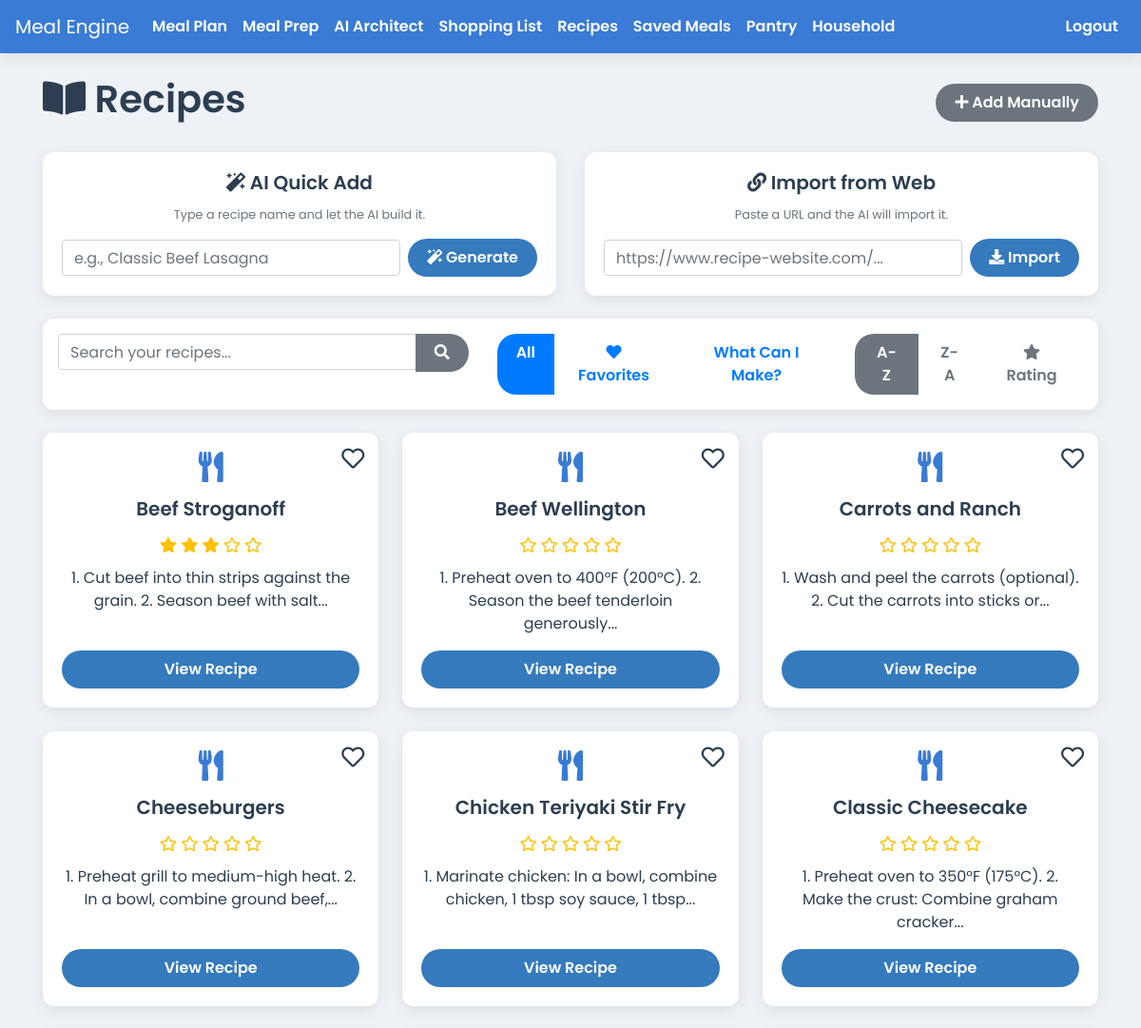
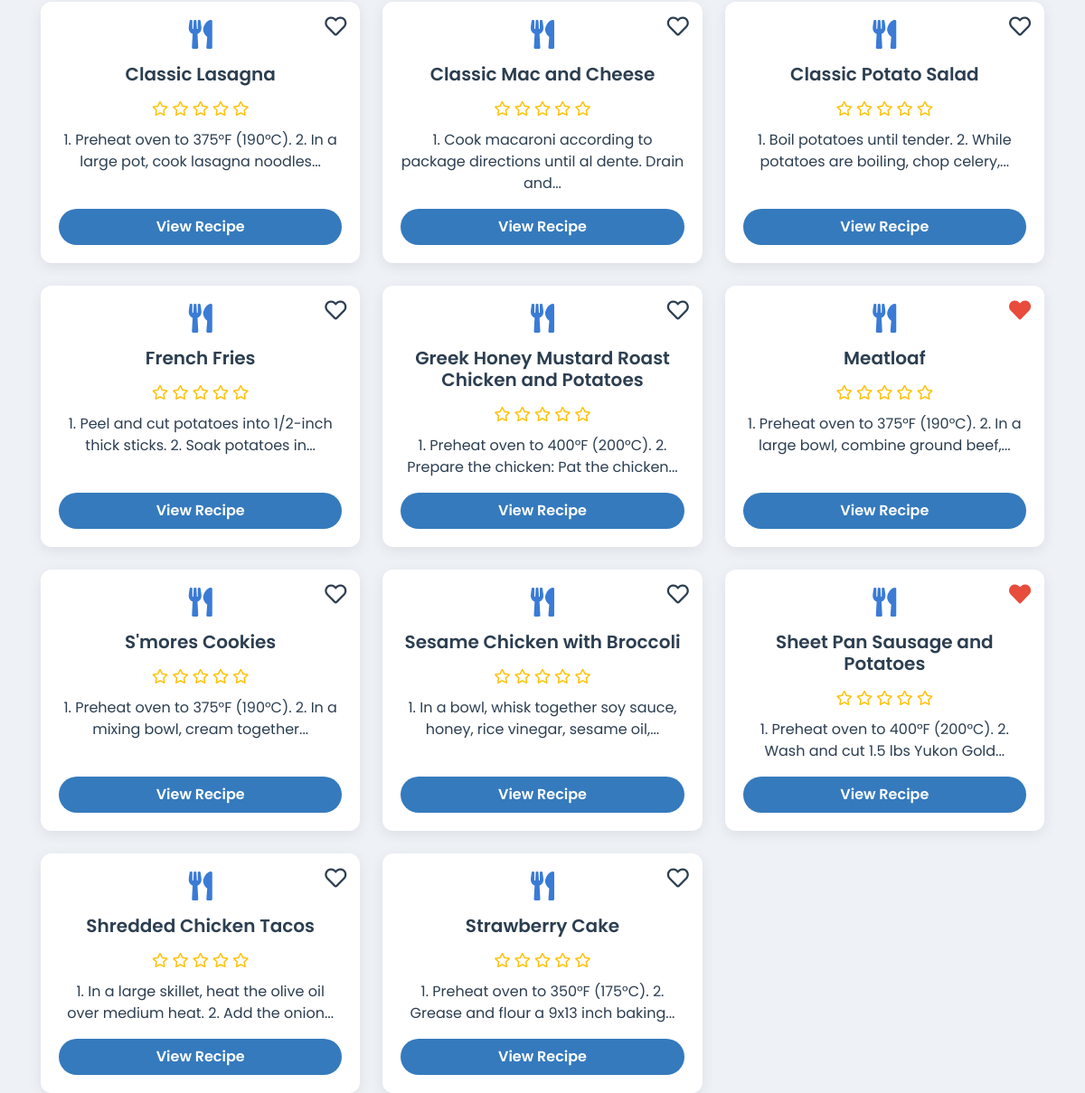
The page /recipes (signed in) on the database its author committed (2 pictures, top to bottom).
### app.py (models this page shows)
class Recipe(db.Model):
    id = db.Column(db.Integer, primary_key=True)
    user_id = db.Column(db.Integer, db.ForeignKey('user.id'), nullable=False)
    household_id = db.Column(db.Integer, db.ForeignKey('household.id'), nullable=False)
    name = db.Column(db.String(100), nullable=False)
    instructions = db.Column(db.Text, nullable=False)
    servings = db.Column(db.Integer)
    prep_time = db.Column(db.String(50))
    cook_time = db.Column(db.String(50))
    is_favorite = db.Column(db.Boolean, default=False, nullable=False)
    meal_type = db.Column(db.String(50), nullable=False, default='Main Course')
    rating = db.Column(db.Integer, nullable=False, default=0)
    ingredients = db.relationship('RecipeIngredient', backref='recipe', lazy=True, cascade="all, delete-orphan")
    calories = db.Column(db.Float, nullable=True)
    protein = db.Column(db.Float, nullable=True)
    fat = db.Column(db.Float, nullable=True)
    carbs = db.Column(db.Float, nullable=True)

### app.py (the view)
@app.route('/recipes')
@login_required
def list_recipes():
    query = request.args.get('query', '')
    pantry_filter_active = request.args.get('filter') == 'pantry'
    favorites_filter_active = request.args.get('filter') == 'favorites'
    sort_order = request.args.get('sort', 'asc')
    base_query = Recipe.query.filter_by(household_id=current_user.household_id)
    if sort_order == 'desc':
        base_query = base_query.order_by(desc(Recipe.name))
    elif sort_order == 'rating':
        base_query = base_query.order_by(desc(Recipe.rating), Recipe.name)
    else:
        base_query = base_query.order_by(Recipe.name)
    if pantry_filter_active:
        pantry_items_in_stock = PantryItem.query.filter_by(household_id=current_user.household_id).filter(PantryItem.quantity > 0).all()
        pantry_ingredient_ids = {item.ingredient_id for item in pantry_items_in_stock}
        all_user_recipes = base_query.all()
        recipes = []
        for recipe in all_user_recipes:
            required_ingredient_ids = {ri.ingredient_id for ri in recipe.ingredients}
            if required_ingredient_ids.issubset(pantry_ingredient_ids):
                recipes.append(recipe)
    elif favorites_filter_active:
        recipes = base_query.filter_by(is_favorite=True).all()
    elif query:
        search_term = f"%{query}%"
        recipes = base_query.filter(db.or_(Recipe.name.ilike(search_term), Recipe.instructions.ilike(search_term))).all()
    else:
        recipes = base_query.all()
    return render_template('recipes.html', recipes=recipes, query=query, pantry_filter_active=pantry_filter_active, favorites_filter_active=favorites_filter_active, sort_order=sort_order)

### app.py (called while the page is built)
@login_manager.user_loader
def load_user(user_id):
    return db.session.get(User, int(user_id))

### templates/recipes.html (shortened to what this page needs)
{% extends 'base.html' %}
{% block content %}
  <div class="d-flex justify-content-between align-items-center mb-4">
    <h1><i class="fas fa-book-open"></i> Recipes</h1>
    <a href="{{ url_for('add_recipe') }}" class="btn btn-secondary no-print"><i class="fas fa-plus"></i> Add Manually</a>
  </div>
  <div class="row">
    <div class="col-md-6 mb-4">
        <div class="card h-100">
            <div class="card-body text-center">
                <h5 class="card-title"><i class="fas fa-magic"></i> AI Quick Add</h5>
                <p class="text-muted small">Type a recipe name and let the AI build it.</p>
                <form action="{{ url_for('ai_quick_add') }}" method="POST" class="form-inline" id="ai-quick-add-form">
                    <div class="form-group flex-grow-1 mr-2">
                        <input type="text" name="recipe_name" class="form-control w-100" placeholder="e.g., Classic Beef Lasagna" required>
                    </div>
                    <button type="submit" class="btn btn-primary" id="ai-generate-btn"><i class="fas fa-magic"></i> Generate</button>
                </form>
            </div>
        </div>
    </div>
    <div class="col-md-6 mb-4">
        <div class="card h-100">
            <div class="card-body text-center">
                <h5 class="card-title"><i class="fas fa-link"></i> Import from Web</h5>
                 <p class="text-muted small">Paste a URL and the AI will import it.</p>
                <form class="form-inline" id="import-url-form">
                    <div class="form-group flex-grow-1 mr-2">
                        <input type="url" id="recipe-url-input" class="form-control w-100" placeholder="https://www.recipe-website.com/..." required>
                    </div>
                    <button type="submit" class="btn btn-primary" id="import-url-btn"><i class="fas fa-download"></i> Import</button>
                </form>
            </div>
        </div>
    </div>
  </div>
  <div class="card p-3 mb-4 no-print">
    <div class="row">
        <div class="col-md-5 mb-2 mb-md-0">
            <form method="GET" action="{{ url_for('list_recipes') }}" class="mb-0">
                <div class="input-group">
                    <input type="text" name="query" class="form-control" placeholder="Search your recipes..." value="{{ query or '' }}">
                    <div class="input-group-append">
                        <button type="submit" class="btn btn-secondary"><i class="fas fa-search"></i></button>
                    </div>
                </div>
            </form>
        </div>
        <div class="col-md-7">
            <div class="d-flex justify-content-md-end align-items-center">
                <div class="btn-group mr-3" role="group" aria-label="Filter recipes">
                    <a href="{{ url_for('list_recipes', sort=sort_order, query=query) }}" class="btn btn-outline-primary {% if not pantry_filter_active and not favorites_filter_active %}active{% endif %}">All</a>
                    <a href="{{ url_for('list_recipes', filter='favorites', sort=sort_order, query=query) }}" class="btn btn-outline-primary {% if favorites_filter_active %}active{% endif %}"><i class="fas fa-heart"></i> Favorites</a>
                    <a href="{{ url_for('list_recipes', filter='pantry', sort=sort_order, query=query) }}" class="btn btn-outline-primary {% if pantry_filter_active %}active{% endif %}">What Can I Make?</a>
                </div>
                <div class="btn-group" role="group" aria-label="Sort recipes-AZ">
                    <a href="{{ url_for('list_recipes', sort='asc', filter=request.args.get('filter'), query=query) }}" class="btn btn-outline-secondary {% if sort_order == 'asc' %}active{% endif %}">A-Z</a>
                    <a href="{{ url_for('list_recipes', sort='desc', filter=request.args.get('filter'), query=query) }}" class="btn btn-outline-secondary {% if sort_order == 'desc' %}active{% endif %}">Z-A</a>
                    <a href="{{ url_for('list_recipes', sort='rating', filter=request.args.get('filter'), query=query) }}" class="btn btn-outline-secondary {% if sort_order == 'rating' %}active{% endif %}"><i class="fas fa-star"></i> Rating</a>
                </div>
            </div>
        </div>
    </div>
</div>
  {% if not recipes %}
    <div class="alert alert-warning">No recipes found. Add one manually or import one from the web!</div>
  {% else %}
    <div class="recipe-grid">
      {% for recipe in recipes %}
        <div class="card recipe-list-card">
          <i class="favorite-icon no-print {% if recipe.is_favorite %}fas fa-heart{% else %}far fa-heart{% endif %}"
             data-recipe-id="{{ recipe.id }}"
             title="Toggle Favorite"></i>
          <div class="recipe-card-body">
              <i class="fas fa-utensils fa-2x mb-3" style="color: var(--primary-blue);"></i>
              <h5>{{ recipe.name }}</h5>
               <div class="recipe-rating">
                  {% for i in range(1, 6) %}
                      <i class="{% if recipe.rating >= i %}fas fa-star{% else %}far fa-star{% endif %}"></i>
                  {% endfor %}
              </div>
          </div>
          <p class="mb-3">{{ recipe.instructions|truncate(80) }}</p>
          <a href="{{ url_for('view_recipe', recipe_id=recipe.id) }}" class="btn btn-primary mt-auto">View Recipe</a>
        </div>
      {% endfor %}
    </div>
  {% endif %}
{% endblock %}

### static/css/style.css (style rules this page uses)
:root { --primary-blue: #3a7bd5; --secondary-blue: #357abd; --light-bg: #eef2f7; --card-bg: #ffffff; --text-dark: #2c3e50; --text-light: #5a6a7a; --danger-red: #e74c3c; --success-green: #2ecc71; --info-cyan: #1abc9c; --snack-teal: #20c997; --shadow: 0 4px 15px rgba(0, 0, 0, 0.08); }
body { font-family: 'Poppins', sans-serif; font-weight: 400; background-color: var(--light-bg); color: var(--text-dark); }
.btn { border-radius: 20px; padding: 8px 20px; border: none; font-weight: 600; transition: all 0.3s ease; }
.btn-primary { background-color: var(--secondary-blue); color: white; }
h1, h2, h3, h4, h5 { color: var(--text-dark); font-weight: 600; }
.card, .jumbotron { background-color: var(--card-bg); border: none; border-radius: 12px; box-shadow: var(--shadow); }
.card { transition: transform 0.2s ease-in-out, box-shadow 0.2s ease-in-out; }
.recipe-grid { display: grid; grid-template-columns: repeat(auto-fill, minmax(280px, 1fr)); gap: 25px; }
.recipe-list-card { padding: 20px; text-align: center; position: relative; }
.recipe-list-card h5 { margin-bottom: 15px; }
.recipe-rating { color: #ffc107; margin-bottom: 10px; }
.favorite-icon { cursor: pointer; transition: color 0.2s ease-in-out, transform 0.2s ease-in-out; }
.recipe-list-card .favorite-icon { position: absolute; top: 15px; right: 15px; font-size: 1.5rem; }
.favorite-icon.fas { color: var(--danger-red); }
.favorite-icon.far { color: var(--text-dark); }

### rows shown on the page
Recipe: is_favorite False (drawn), name "Beef Stroganoff", rating 3 (drawn), instructions "1. Cut beef into thin strips against the grain. 2. Season beef with salt..."
Recipe: is_favorite False (drawn), name "Beef Wellington", rating 0 (drawn), instructions "1. Preheat oven to 400°F (200°C). 2. Season the beef tenderloin generously..."
Recipe: is_favorite False (drawn), name "Carrots and Ranch", rating 0 (drawn), instructions "1. Wash and peel the carrots (optional). 2. Cut the carrots into sticks or..."
Recipe: is_favorite False (drawn), name "Cheeseburgers", rating 0 (drawn), instructions "1. Preheat grill to medium-high heat. 2. In a bowl, combine ground beef,..."
Recipe: is_favorite False (drawn), name "Chicken Teriyaki Stir Fry", rating 0 (drawn), instructions "1. Marinate chicken: In a bowl, combine chicken, 1 tbsp soy sauce, 1 tbsp..."
Recipe: is_favorite False (drawn), name "Classic Cheesecake", rating 0 (drawn), instructions "1. Preheat oven to 350°F (175°C). 2. Make the crust: Combine graham cracker..."
Recipe: is_favorite False (drawn), name "Classic Lasagna", rating 0 (drawn), instructions "1. Preheat oven to 375°F (190°C). 2. In a large pot, cook lasagna noodles..."
Recipe: is_favorite False (drawn), name "Classic Mac and Cheese", rating 0 (drawn), instructions "1. Cook macaroni according to package directions until al dente. Drain and..."
Recipe: is_favorite False (drawn), name "Classic Potato Salad", rating 0 (drawn), instructions "1. Boil potatoes until tender. 2. While potatoes are boiling, chop celery,..."
Recipe: is_favorite False (drawn), name "French Fries", rating 0 (drawn), instructions "1. Peel and cut potatoes into 1/2-inch thick sticks. 2. Soak potatoes in..."
Recipe: is_favorite False (drawn), name "Greek Honey Mustard Roast Chicken and Potatoes", rating 0 (drawn), instructions "1. Preheat oven to 400°F (200°C). 2. Prepare the chicken: Pat the chicken..."
Recipe: is_favorite True (drawn), name "Meatloaf", rating 0 (drawn), instructions "1. Preheat oven to 375°F (190°C). 2. In a large bowl, combine ground beef,..."
Recipe: is_favorite False (drawn), name "S'mores Cookies", rating 0 (drawn), instructions "1. Preheat oven to 375°F (190°C). 2. In a mixing bowl, cream together..."
Recipe: is_favorite False (drawn), name "Sesame Chicken with Broccoli", rating 0 (drawn), instructions "1. In a bowl, whisk together soy sauce, honey, rice vinegar, sesame oil,..."
Recipe: is_favorite True (drawn), name "Sheet Pan Sausage and Potatoes", rating 0 (drawn), instructions "1. Preheat oven to 400°F (200°C). 2. Wash and cut 1.5 lbs Yukon Gold..."
Recipe: is_favorite False (drawn), name "Shredded Chicken Tacos", rating 0 (drawn), instructions "1. In a large skillet, heat the olive oil over medium heat. 2. Add the onion..."
Recipe: is_favorite False (drawn), name "Strawberry Cake", rating 0 (drawn), instructions "1. Preheat oven to 350°F (175°C). 2. Grease and flour a 9x13 inch baking..."
